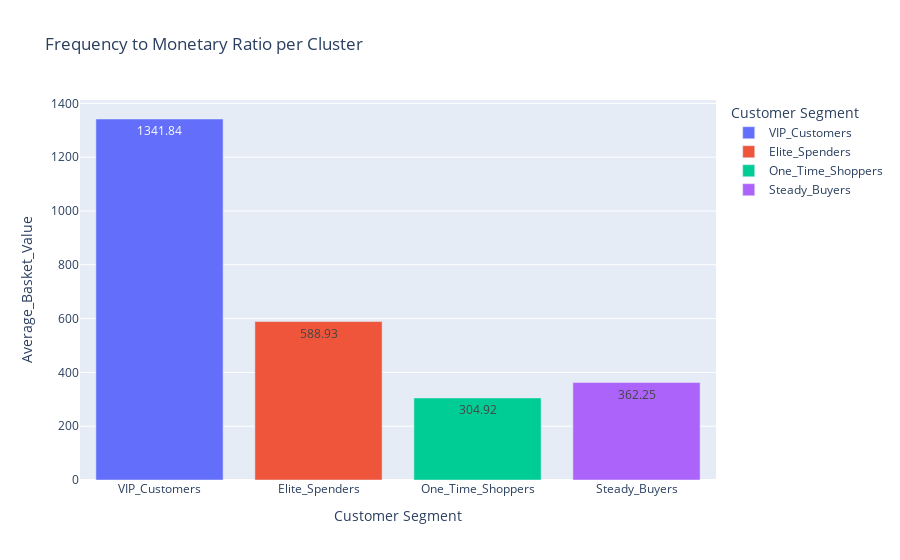

Notebook cell for this chart:
### Code cell
# Creating the fourth plot: Frequency to Monetary Ratio per segment
fig2 = px.bar(
    k_means_summary,
    x="K_Means_Cluster",
    y="Average_Basket_Value",
    color="K_Means_Cluster",
    title="Frequency to Monetary Ratio per Cluster",
    labels={
        "Average_Basket_Value": "Average_Basket_Value",
        "K_Means_Cluster": "Customer Segment",
    },
    text="Average_Basket_Value",
)
fig2.show()

### Figure 1 — Plotly figure (JSON) as saved in the notebook; plotly's stock layout.template omitted (floating-point values rounded to 4 significant figures)
{"data": [{"hovertemplate": "Customer Segment=%{x}<br>Average_Basket_Value=%{text}<extra></extra>", "legendgroup": "VIP_Customers", "marker": {"color": "#636efa", "pattern": {"shape": ""}}, "name": "VIP_Customers", "orientation": "v", "showlegend": true, "text": [1342.0], "textposition": "auto", "type": "bar", "x": ["VIP_Customers"], "xaxis": "x", "y": [1342.0], "yaxis": "y"}, {"hovertemplate": "Customer Segment=%{x}<br>Average_Basket_Value=%{text}<extra></extra>", "legendgroup": "Elite_Spenders", "marker": {"color": "#EF553B", "pattern": {"shape": ""}}, "name": "Elite_Spenders", "orientation": "v", "showlegend": true, "text": [588.9], "textposition": "auto", "type": "bar", "x": ["Elite_Spenders"], "xaxis": "x", "y": [588.9], "yaxis": "y"}, {"hovertemplate": "Customer Segment=%{x}<br>Average_Basket_Value=%{text}<extra></extra>", "legendgroup": "One_Time_Shoppers", "marker": {"color": "#00cc96", "pattern": {"shape": ""}}, "name": "One_Time_Shoppers", "orientation": "v", "showlegend": true, "text": [304.9], "textposition": "auto", "type": "bar", "x": ["One_Time_Shoppers"], "xaxis": "x", "y": [304.9], "yaxis": "y"}, {"hovertemplate": "Customer Segment=%{x}<br>Average_Basket_Value=%{text}<extra></extra>", "legendgroup": "Steady_Buyers", "marker": {"color": "#ab63fa", "pattern": {"shape": ""}}, "name": "Steady_Buyers", "orientation": "v", "showlegend": true, "text": [362.2], "textposition": "auto", "type": "bar", "x": ["Steady_Buyers"], "xaxis": "x", "y": [362.2], "yaxis": "y"}], "layout": {"barmode": "relative", "legend": {"title": {"text": "Customer Segment"}, "tracegroupgap": 0}, "title": {"text": "Frequency to Monetary Ratio per Cluster"}, "xaxis": {"anchor": "y", "categoryarray": ["VIP_Customers", "Elite_Spenders", "One_Time_Shoppers", "Steady_Buyers"], "categoryorder": "array", "domain": [0, 1], "title": {"text": "Customer Segment"}}, "yaxis": {"anchor": "x", "domain": [0, 1], "title": {"text": "Average_Basket_Value"}}}}
